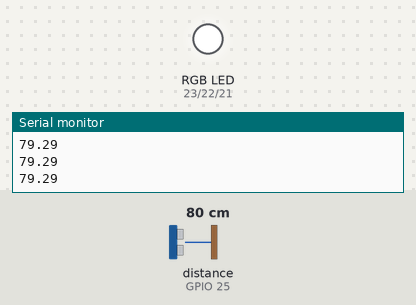
This sketch was run on a simulated ESP32. Shown: an RGB LED mixed from three pins (HIGH = lit), the last lines printed to the serial monitor. Wiring (inferred from the names in the program): ultrasonic range finder: trigger GPIO 26; echo GPIO 25. The inputs (shaded band) are chosen by the test bench; at power-on: distance to the obstacle (sensor on GPIO 25) 80 cm. The echo pulse lasts 58.3 µs per cm; pins used as bus, display or sensor lines are not drawn.

Above: at 1.2 s.
1.3 s: distance to the obstacle (sensor on GPIO 25) set to 34 cm
2.8 s: distance to the obstacle (sensor on GPIO 25) set to 29 cm
At 3.3 s:
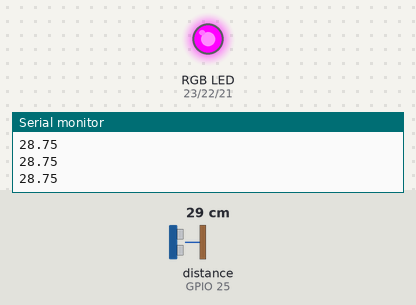
4.3 s: distance to the obstacle (sensor on GPIO 25) set to 23 cm
5.8 s: distance to the obstacle (sensor on GPIO 25) set to 19 cm
At 6.8 s:
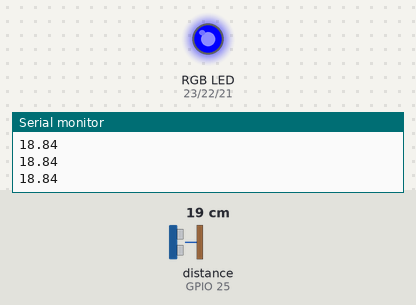
7.3 s: distance to the obstacle (sensor on GPIO 25) set to 12 cm
8.8 s: distance to the obstacle (sensor on GPIO 25) set to 9 cm
At 10.3 s:
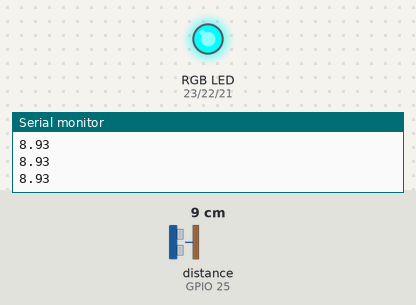
Timing chart, 0 to 11.3 s (numbered marks = the images above; inputs shaded):
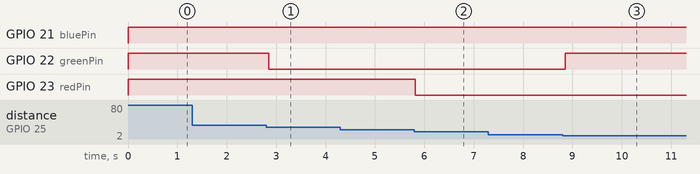

Measured:
- the behaviour switches between 31 and 30 cm on distance to the obstacle (sensor on GPIO 25) (found by bisection; images 0 and 1)
- the behaviour switches between 21 and 20 cm on distance to the obstacle (sensor on GPIO 25) (found by bisection; images 1 and 2)
- the behaviour switches between 11 and 10 cm on distance to the obstacle (sensor on GPIO 25) (found by bisection; images 2 and 3)
- after the input at 2.8 s, GPIO 22 (greenPin): HIGH → LOW after 0.05 s
- after the input at 5.8 s, GPIO 23 (redPin): HIGH → LOW at once
- after the input at 8.8 s, GPIO 22 (greenPin): LOW → HIGH after 0.05 s

The sketch:

07_Collision_Detection_RGB_LED.ino
```cpp
/*****************************************************
  Activity Name: Collision Detection using RGB LED
  Organisation: Soham Academy Of Human Excellence
  Website: https://ria.sohamacademy.org/
****************************************************/

#define TRIG_PIN 26 // ESP32 pin GIOP26 connected to Ultrasonic Sensor's TRIG pin
#define ECHO_PIN 25 // ESP32 pin GIOP25 connected to Ultrasonic Sensor's ECHO pin

#define redPin    23 // GIOP23
#define greenPin  22 // GIOP22
#define bluePin   21 // GIOP21

float duration_us, distance_cm;

void setup() {
Serial.begin(9600);
pinMode(redPin,OUTPUT);
pinMode(greenPin,OUTPUT);
pinMode(bluePin,OUTPUT);
pinMode(TRIG_PIN, OUTPUT); // config trigger pin to output mode
pinMode(ECHO_PIN, INPUT);  // config echo pin to input mode
}

void loop() {
  digitalWrite(TRIG_PIN, LOW);
  delayMicroseconds(2);
  digitalWrite(TRIG_PIN, HIGH);
  delayMicroseconds(10);
  digitalWrite(TRIG_PIN, LOW);
  // measure duration of pulse from ECHO pin
  duration_us = pulseIn(ECHO_PIN, HIGH);

  // calculate the distance
  distance_cm = 0.017 * duration_us;
  Serial.println(distance_cm);

  if( distance_cm < 10){
  digitalWrite(redPin,LOW);
  digitalWrite(greenPin,HIGH);
  digitalWrite(bluePin,HIGH);
  delay(50);
  }
  else if(distance_cm < 20){
  digitalWrite(redPin,LOW);
  digitalWrite(greenPin,LOW);
  digitalWrite(bluePin,HIGH);
  delay(50);
  }
  else if(distance_cm < 30){
  digitalWrite(redPin,HIGH);
  digitalWrite(greenPin,LOW);
  digitalWrite(bluePin,HIGH);
  delay(50);
  }
  else{
  digitalWrite(redPin,HIGH);
  digitalWrite(greenPin,HIGH);
  digitalWrite(bluePin,HIGH);
  delay(50);
  }
}
```
